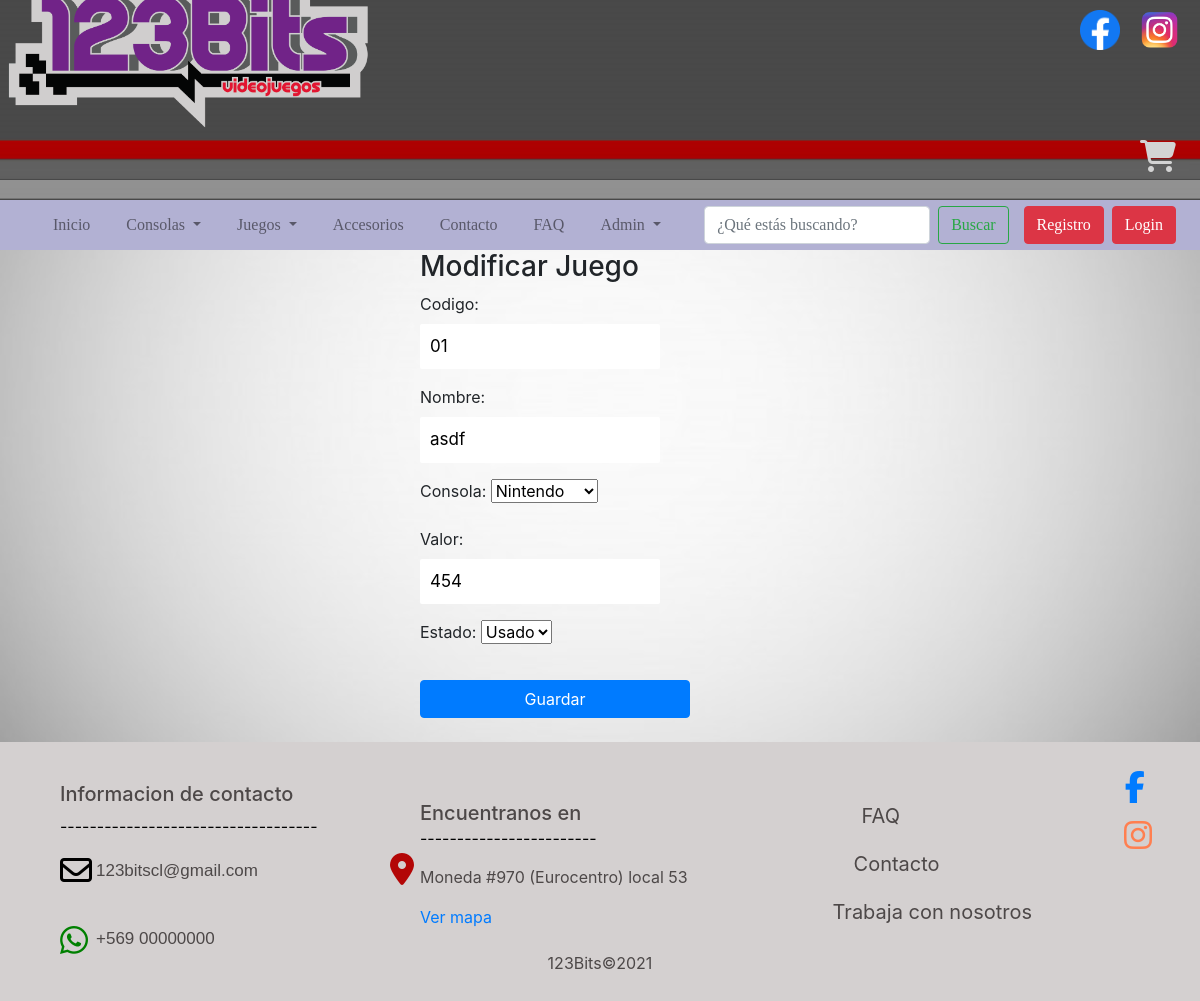
Page /editar_juego/01 on the committed database.
### app123bits/models.py (models this page shows, shortened)
class Juego(models.Model):
    codigo = models.CharField(max_length=10, null=False, primary_key=True)
    nombre = models.CharField(max_length=50,default='')
    NIN = 'Nintendo'
    SEGA = 'Sega'
    PS = 'PlayStation'
    XBOX = 'Xbox'
    consolas = [(NIN, 'Nintendo'), (SEGA, 'Sega'), (PS, 'PlayStation'), (XBOX, 'Xbox'), ]
    consola = models.CharField(max_length=50,choices=consolas, default='-- Seleccione --',)
    valor = models.IntegerField(default=0)
    N = 'Nuevo'
    U = 'Usado'
    estados = [(N, 'Nuevo'), (U, 'Usado')]
    estado = models.CharField(max_length=50,choices=estados, default='-- Seleccione --')

### app123bits/views.py (the view, shortened to what this page needs)
# urls.py: path('editar_juego/<id>', views.editar_juego,name="editar_juego" ),
def editar_juego (request, id):
    juego= Juego.objects.get(codigo=id)
    datos={
        'formulario': FormularioJuego(instance=juego)
    }
    return render(request, 'editar_juego.html', datos)

### app123bits/forms.py
class FormularioJuego(forms.ModelForm):
    class Meta:
        model = Juego
        fields = ('codigo','nombre', 'consola',
                  'valor', 'estado')

### app123bits/templates/editar_juego.html (shortened to what this page needs)
<!DOCTYPE html>
<head>
    <link href="https://cdn.jsdelivr.net/npm/bootstrap@5.0.0-beta3/dist/css/bootstrap.min.css" rel="stylesheet"
>
    <link type="text/css" rel="stylesheet" href="estilos.css" />
    <link rel="stylesheet" href="https://cdn.jsdelivr.net/npm/bootstrap@4.6.0/dist/css/bootstrap.min.css"
>
	{% load static %}
    <link rel="stylesheet" href="{% static 'estilos.css' %}">
</head>
<body>
    <div>
        <img src="/static/img/banner2.jpg" class="banner" alt="banner">
        <a href="index.html">
            <img src="/static/img/Logo_123Bits.png" class="logo" alt="logo"></a>
        <a href="http://www.facebook.com/123bitscl" target="_blank">
            <img src="/static/img/facebook.png" class="fb" alt="facebook"></a>
        <a href="http://www.instagram.com/123bitscl" target="_blank">
            <img src="/static/img/instagram.png" class="instagram" alt="instagram"></a>
        <a href="carro.html">
            <span class="fas fa-shopping-cart fa-2x carro"></span></a>
    </div>
    <nav class="navbar navbar-expand-lg navbar-light navbar2" style="background-color: hsl(242, 28%, 76%);">
        <div class="container-fluid">
            <div class="collapse navbar-collapse" id="navbarSupportedContent">
                <ul class="navbar-nav me-auto mb-2 mb-lg-0 ">
                    <li class="nav-item item">
                        <a class="nav-link" aria-current="page" href="index">Inicio</a>
                    </li>
                    <li class="nav-item dropdown item">
                        <a class="nav-link dropdown-toggle" href="#" id="navbarDropdown" role="button"
                            data-bs-toggle="dropdown" aria-expanded="false">
                            Consolas
                        </a>
                    <li class="nav-item dropdown item">
                        <a class="nav-link dropdown-toggle" href="#" id="navbarDropdown" role="button"
                            data-bs-toggle="dropdown" aria-expanded="false">
                            Juegos
                        </a>
                    <li class="nav-item item">
                        <a class="nav-link access" href="#">Accesorios</a>
                    </li>
                    <li class="nav-item item">
                        <a class="nav-link" href="contacto">Contacto</a>
                    </li>
                    <li class="nav-item item">
                        <a class="nav-link" href="faq">FAQ</a>
                    </li>
                    </li>
					<li class="nav-item dropdown item">
                        <a class="nav-link dropdown-toggle" href="#" id="navbarDropdown" role="button"
                            data-bs-toggle="dropdown" aria-expanded="false">
                            Admin
                        </a>
                </ul>
                <form class="d-flex">
                    <input class="form-control me-2" type="search" placeholder="¿Qué estás buscando?"
                        aria-label="Search">
                    <button class="btn btn-outline-success" type="submit">Buscar</button>
                </form>
            </div>
        </div>
        <a href="registro.html">
            <button type="button" class="btn btn-danger mr-sm-2">Registro</button>
        </a>
        <button type="button" class="btn btn-danger mr-sm-2" data-toggle="modal"
            data-target="#modal_login">Login</button>
    </nav>
	<div id="formulariojuego">
		{% block content %}
			<h3> Modificar Juego </h3>
			<form method="POST">
				{{ formulario.as_p }}
				<button type="submit" class="almacenar btn btn-primary" > Guardar </button>
			</form>
		{% endblock %}
	</div>
	<footer class="footer">
        <h5 class="info">
            Informacion de contacto
        </h5>
        <p class="separador"> -----------------------------------</p>
        <div class="mail">
            <span class="far fa-envelope fa-2x"></span>
        </div>
        <div class="correo">
            <a href="mailto:123bitscl@gmail.com">
                <p>123bitscl@gmail.com</p>
            </a>
        </div>
        <div class="whatsapp">
            <span class="fab fa-whatsapp fa-2x"></span>
        </div>
        <div class="telefono">
            <a href="https://api.whatsapp.com/send?phone=56900000000" target="_blank">
                <p>+569 00000000</p>
            </a>
        </div>
        <a href="http://www.facebook.com/123bitscl" target="_blank">
            <div class="logofacebook">
                <span class="fab fa-facebook-f fa-2x"></span>
        </a>
        <a href="http://www.instagram.com/123bitscl" class="colorinsta" target="_blank">
            <div class="logoinstagram">
                <span class="fab fa-instagram fa-2x"></span>
        </a>
        <div class="address">
            <span class="fas fa-map-marker-alt fa-2x"></span>
        </div>
        <h5 class="encuentranos">
            Encuentranos en
        </h5>
        <p class="separador2"> ------------------------</p>
        <div class="direccion">
            <p>
                Moneda #970 (Eurocentro) local 53
            </p>
            <a href="https://www.google.cl/maps/place/Eurocentro/@-33.4420223,-70.650213,15z/data=!4m5!3m4!1s0x0:0xc5710ab2432b6373!8m2!3d-33.4420223!4d-70.650213"
                target="_blank">
                <p>Ver mapa</p>
            </a>
        </div>
        <div class="faq-footer">
            <a href="faq">
                <p>
                    FAQ
                </p>
            </a>
        </div>
        <div class="contacto-footer">
            <a href="contacto">
                <p>
                    Contacto
                </p>
            </a>
        </div>
        <div class="trabaja-footer">
            <a href="trabaja">
                <p>
                    Trabaja con nosotros
                </p>
            </a>
        </div>
        <div class="anio">
            <p>
                123Bits©2021
            </p>
        </div>
    </footer>
</body>
</html>

### app123bits/static/estilos.css (style rules this page uses)
html, body { background-size: 100vw 100vh; background-attachment: fixed; background-image: url(img/fondo-borroso-gris-claro-blanco-degradado-radial_53562-6788.jpg); }
#formulariojuego { width: 20%; margin-left: 35%; }
input { border: 1px solid black; border-radius: 2px; }
.almacenar { margin-top:5%; margin-bottom:10%; width:270px; }
.logo { margin-right: 0; margin-left: auto; position: absolute; display: block; width: 31%; top: -6.5%; max-width: 100%; }
.banner { width: 100%; max-width: 100%; height: 200px; position: relative; }
.fb { width: 40px; height: 40px; position: absolute; top: 10px; left: 90%; }
.instagram { width: 40px; height: 40px; position: absolute; top: 10px; left: 95%; }
.navbar2 { font-family: Verdana; padding-left: 10px; padding-top: 0px; padding-bottom: 0px; height: 50px; background-color: rgb(212, 208, 208); }
.item { padding-left: 20px; }
.footer { position: relative; margin: 0; padding-top: 40px; padding-bottom: 10px; width: 100%; background-color: rgb(212, 208, 208); color:rgb(77, 72, 72); }
.carro { width: 40px; height: 40px; position: absolute; top: 14%; left: 95%; color:rgb(211, 211, 211); }
.info { margin-left: 5%; }
.encuentranos { margin-left:35%; position:absolute; margin-top:-12.5% }
.separador { margin-left: 5%; color:black; }
.separador2 { margin-left: 35%; color:black; margin-top:-10.4%; position:absolute; }
.direccion { margin-left:35%; position:absolute; margin-top:-7.2%; }
.address { margin-left:32.5%; position:absolute; margin-top:-8.2%; color:rgb(179, 6, 6); }
.mail { padding-left: 5%; position: absolute; color:black }
.whatsapp { padding-left: 5%; position: absolute; margin-top: 2%; color:green }
.correo { color:rgb(77, 72, 72)k; font-size: 17px; font-family: Verdana, Geneva, Tahoma, sans-serif; padding-left: 8%; margin-top:20px; }
.correo a p { color:rgb(77, 72, 72); }
.telefono a p { color:rgb(77, 72, 72); font-size: 17px; font-family: Verdana, Geneva, Tahoma, sans-serif; padding-left: 8%; margin-top: 3.5%; margin-bottom:0px; }
.anio { text-align: center; }
.logofacebook { float: right; margin-top: -15%; margin-bottom:0px; padding-right: 4.6%; color:blue; }
.logoinstagram { float:right; margin-top: -11%; margin-bottom:0px; padding-right: 4%; color:coral }
.colorinsta { color:coral; }
.faq-footer { float:right; margin-right:25%; font-size:20px; margin-top:-12.5%; }
.faq-footer a p { color:rgb(77, 72, 72); text-decoration: none; }
.contacto-footer { float:right; margin-right:21.7%; font-size:20px; margin-top:-8.5%; }
.contacto-footer a p { color:rgb(77, 72, 72); text-decoration: none; }
.trabaja-footer { float:right; margin-right:14%; font-size:20px; margin-top:-4.5% }
.trabaja-footer a p { color:rgb(77, 72, 72); text-decoration: none; }
input, textarea { width: 100%; padding: 10px; box-sizing: border-box; font-size: 17px; border: none; }

### rows in the picture
Juego: codigo "01", nombre "asdf", consola "Nintendo", valor "454", estado "Usado"
